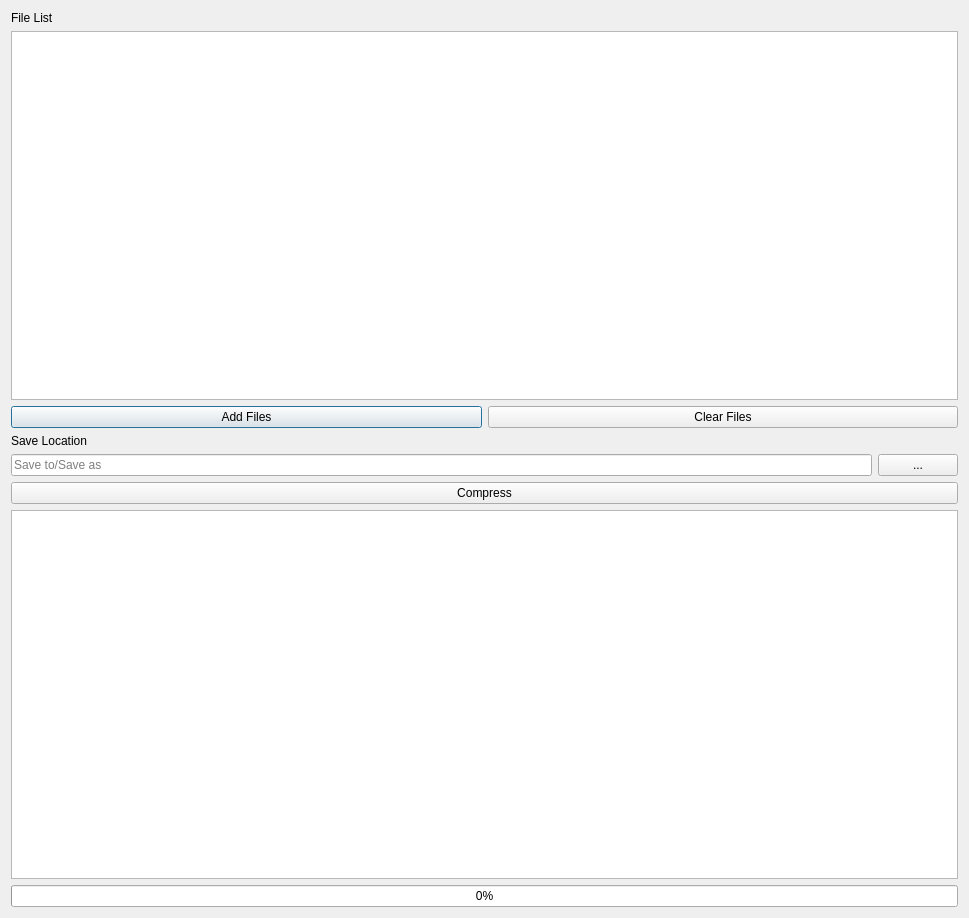
<?xml version="1.0" encoding="UTF-8"?>
<ui version="4.0">
 <class>DialogEmbed</class>
 <widget class="QDialog" name="DialogEmbed">
  <property name="windowModality">
   <enum>Qt::ApplicationModal</enum>
  </property>
  <property name="geometry">
   <rect>
    <x>0</x>
    <y>0</y>
    <width>969</width>
    <height>918</height>
   </rect>
  </property>
  <property name="windowTitle">
   <string>Compress</string>
  </property>
  <property name="windowIcon">
   <iconset resource="FrogArchiver.qrc">
    <normaloff>:/assets/frog_mac_archigraphs.png</normaloff>:/assets/frog_mac_archigraphs.png</iconset>
  </property>
  <property name="modal">
   <bool>true</bool>
  </property>
  <layout class="QVBoxLayout" name="verticalLayout">
   <item>
    <widget class="QLabel" name="label">
     <property name="text">
      <string>File List</string>
     </property>
    </widget>
   </item>
   <item>
    <widget class="QListWidget" name="listWidget"/>
   </item>
   <item>
    <layout class="QHBoxLayout" name="horizontalLayout_2">
     <item>
      <widget class="QPushButton" name="addFilesBUtton">
       <property name="text">
        <string>Add Files</string>
       </property>
       <property name="icon">
        <iconset resource="FrogArchiver.qrc">
         <normaloff>:/assets/1455813976_add-files-to-archive.png</normaloff>:/assets/1455813976_add-files-to-archive.png</iconset>
       </property>
      </widget>
     </item>
     <item>
      <widget class="QPushButton" name="clearButton">
       <property name="text">
        <string>Clear Files</string>
       </property>
      </widget>
     </item>
    </layout>
   </item>
   <item>
    <widget class="QLabel" name="label_2">
     <property name="text">
      <string>Save Location</string>
     </property>
    </widget>
   </item>
   <item>
    <layout class="QHBoxLayout" name="horizontalLayout">
     <item>
      <widget class="QLineEdit" name="saveAsText">
       <property name="enabled">
        <bool>true</bool>
       </property>
       <property name="toolTip">
        <string>Location</string>
       </property>
       <property name="text">
        <string/>
       </property>
       <property name="readOnly">
        <bool>true</bool>
       </property>
       <property name="placeholderText">
        <string>Save to/Save as</string>
       </property>
      </widget>
     </item>
     <item>
      <widget class="QPushButton" name="saveAsButton">
       <property name="sizePolicy">
        <sizepolicy hsizetype="Fixed" vsizetype="Fixed">
         <horstretch>0</horstretch>
         <verstretch>0</verstretch>
        </sizepolicy>
       </property>
       <property name="text">
        <string>...</string>
       </property>
      </widget>
     </item>
    </layout>
   </item>
   <item>
    <widget class="QPushButton" name="embedButton">
     <property name="text">
      <string>Compress</string>
     </property>
    </widget>
   </item>
   <item>
    <widget class="QTextEdit" name="textEdit"/>
   </item>
   <item>
    <widget class="QProgressBar" name="progressBar">
     <property name="value">
      <number>0</number>
     </property>
    </widget>
   </item>
  </layout>
 </widget>
 <resources>
  <include location="FrogArchiver.qrc"/>
 </resources>
 <connections/>
</ui>
